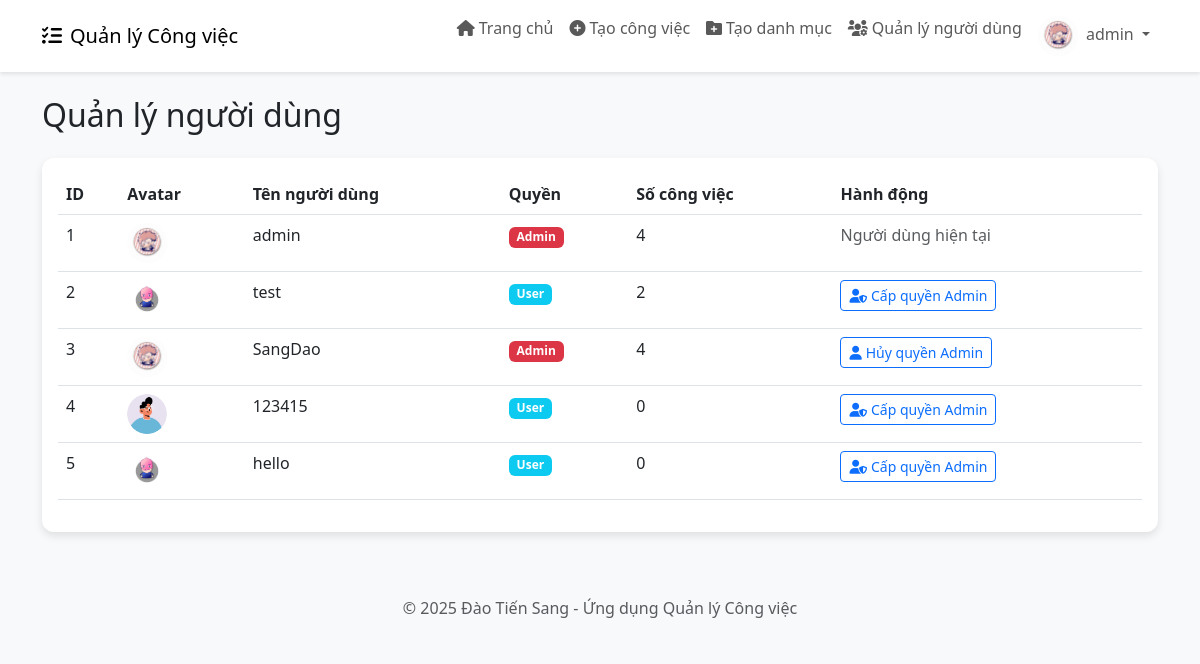
/admin/users (signed in), run on an earlier commit of the app's database.
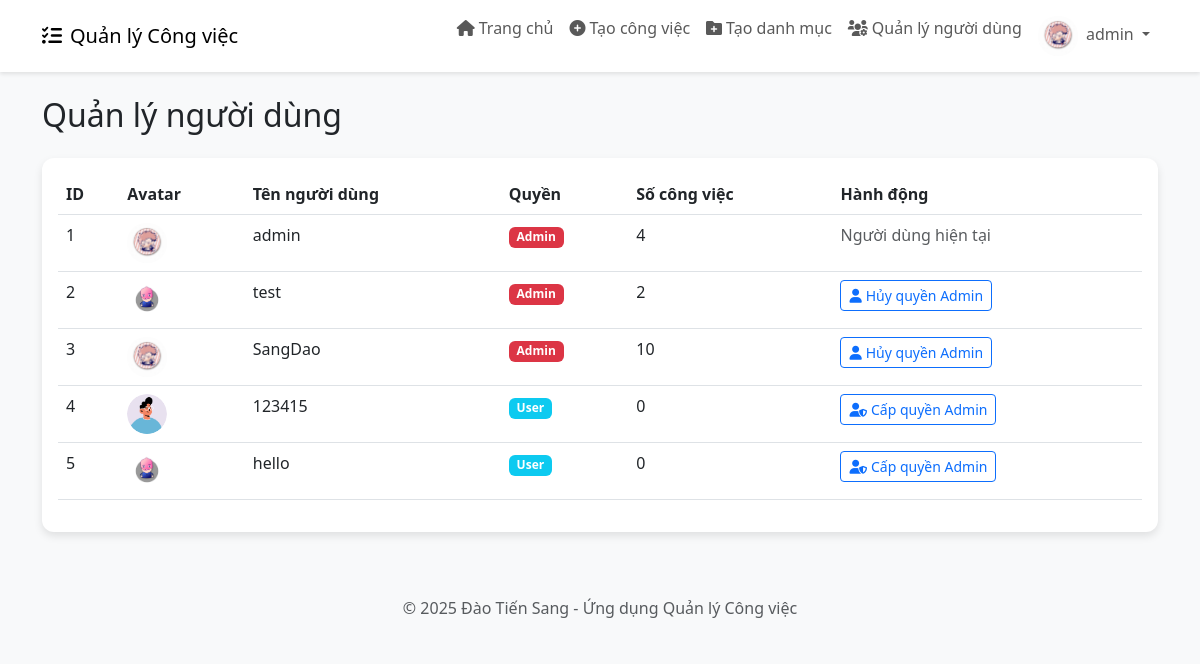
And on a later commit of the database.
### app.py (models this page shows)
class User(db.Model):
    id = db.Column(db.Integer, primary_key=True)
    username = db.Column(db.String(80), unique=True, nullable=False)
    password = db.Column(db.String(200), nullable=False)
    avatar = db.Column(db.String(200), nullable=True, default='default-avatar.png')
    is_admin = db.Column(db.Boolean, default=False)
    tasks = db.relationship('Task', backref='user', lazy=True)

### app.py (the view)
@app.route('/admin/users')
def admin_users():
    if 'user_id' not in session or not session.get('is_admin'):
        return redirect(url_for('login'))
    users = User.query.all()
    return render_template('admin_users.html', users=users)

### templates/admin_users.html
{% extends 'base.html' %}
{% block content %}
<h2 class="mb-4">Quản lý người dùng</h2>
<div class="card">
    <div class="card-body">
        <div class="table-responsive">
            <table class="table table-hover">
                <thead>
                    <tr>
                        <th>ID</th>
                        <th>Avatar</th>
                        <th>Tên người dùng</th>
                        <th>Quyền</th>
                        <th>Số công việc</th>
                        <th>Hành động</th>
                    </tr>
                </thead>
                <tbody>
                    {% for user in users %}
                    <tr>
                        <td>{{ user.id }}</td>
                        <td>
                            <img src="{{ url_for('static', filename='uploads/' + user.avatar) }}" alt="Avatar" class="avatar-circle">
                        </td>
                        <td>{{ user.username }}</td>
                        <td>
                            {% if user.is_admin %}
                            <span class="badge bg-danger">Admin</span>
                            {% else %}
                            <span class="badge bg-info">User</span>
                            {% endif %}
                        </td>
                        <td>{{ user.tasks|length }}</td>
                        <td>
                            {% if user.id != session['user_id'] %}
                            <a href="{{ url_for('toggle_admin', user_id=user.id) }}" class="btn btn-sm btn-outline-primary">
                                {% if user.is_admin %}
                                <i class="fas fa-user me-1"></i>Hủy quyền Admin
                                {% else %}
                                <i class="fas fa-user-shield me-1"></i>Cấp quyền Admin
                                {% endif %}
                            </a>
                            {% else %}
                            <span class="text-muted">Người dùng hiện tại</span>
                            {% endif %}
                        </td>
                    </tr>
                    {% endfor %}
                </tbody>
            </table>
        </div>
    </div>
</div>
{% endblock %}

What changed in the data, as far as the page shows it:
changed User "test": is_admin "User Cấp quyền Admin" → "Admin Hủy quyền Admin"
changed User "SangDao": tasks|length "4" → "10"
